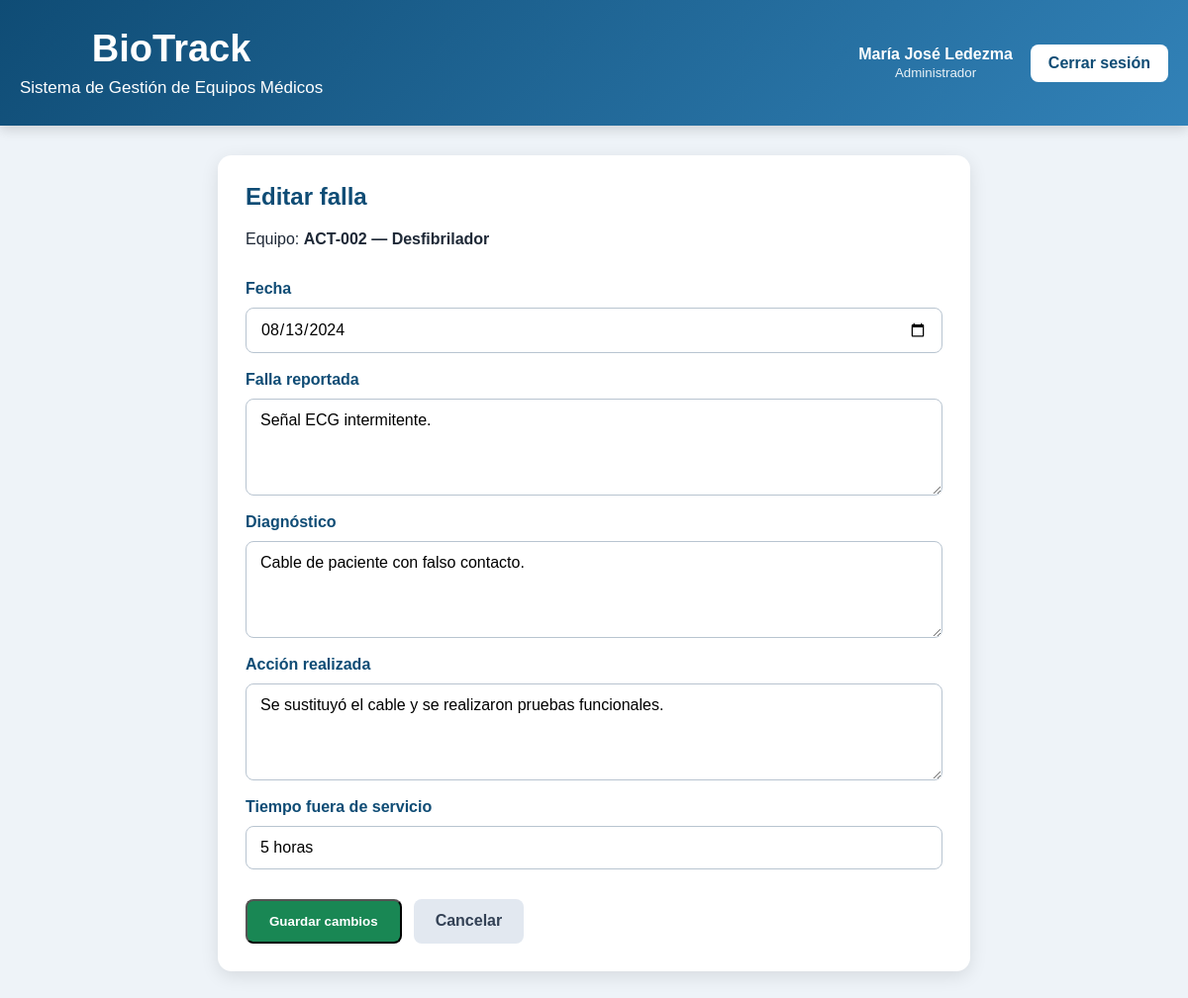
The app's page /falla/13/editar (signed in) with its own data.
### tables this page shows
CREATE TABLE fallas (
    id INTEGER PRIMARY KEY AUTOINCREMENT,
    activo TEXT NOT NULL,
    fecha TEXT,
    falla_reportada TEXT,
    diagnostico TEXT,
    accion_realizada TEXT,
    tiempo_fuera_servicio TEXT,
    FOREIGN KEY (activo) REFERENCES equipos(activo)
);

CREATE TABLE equipos (
    activo TEXT PRIMARY KEY,
    codigo_qr TEXT UNIQUE,
    nombre TEXT NOT NULL,
    tipo_equipo TEXT,
    marca TEXT,
    modelo TEXT,
    serie TEXT,
    fabricante TEXT,
    pais_fabricacion TEXT,
    anio_fabricacion INTEGER,
    fecha_compra TEXT,
    fecha_ingreso TEXT,
    ubicacion TEXT,
    servicio TEXT,
    responsable TEXT,
    estado TEXT,
    criticidad TEXT,
    vida_util_estimada TEXT,
    observaciones TEXT
);

### app.py (the view, shortened to what this page needs)
@app.route(
    "/falla/<int:falla_id>/editar",
    methods=["GET", "POST"],
)
@roles_requeridos("administrador")
def editar_falla(falla_id):
    conexion = obtener_conexion()
    cursor = conexion.cursor()
    try:
        cursor.execute(
            """
            SELECT *
            FROM fallas
            WHERE id = ?
            """,
            (falla_id,),
        )
        falla = cursor.fetchone()
        if falla is None:
            return redirect(url_for("inicio"))
        cursor.execute(
            """
            SELECT activo, nombre
            FROM equipos
            WHERE activo = ?
            """,
            (falla["activo"],),
        )
        equipo = cursor.fetchone()
        mensaje = None
        return render_template(
            "editar_falla.html",
            falla=falla,
            equipo=equipo,
            mensaje=mensaje,
            usuario_actual=obtener_usuario_actual(),
        )
    except sqlite3.Error as error:
        conexion.rollback()
        print(f"Error al editar falla: {error}")
        return redirect(url_for("inicio"))
    finally:
        conexion.close()

### app.py (called while the page is built, shortened)
def obtener_conexion():
    conexion = sqlite3.connect(RUTA_BASE_DATOS)
    conexion.row_factory = sqlite3.Row
    conexion.execute("PRAGMA foreign_keys = ON")
    return conexion

def obtener_usuario_actual():
    if "usuario_id" not in session:
        return None
    return {
        "id": session.get("usuario_id"),
        "nombre": session.get("nombre"),
        "nombre_usuario": session.get("nombre_usuario"),
        "rol": session.get("rol"),
    }

def roles_requeridos(*roles_permitidos):
    def decorador(funcion):
        @wraps(funcion)
        def envoltura(*args, **kwargs):
            if "usuario_id" not in session:
                return redirect(url_for("login"))
            return funcion(*args, **kwargs)
        return envoltura
    return decorador

### templates/editar_falla.html (shortened to what this page needs)
<!DOCTYPE html>
<html lang="es">
<head>
    <link
        rel="stylesheet"
        href="{{ url_for('static', filename='style.css') }}"
    >
</head>
<body>
    <header class="encabezado-principal">
        <div class="header-top">
            <div>
                <h1>BioTrack</h1>
                <p>Sistema de Gestión de Equipos Médicos</p>
            </div>
            <div class="usuario-panel">
                <span>
                    {{ usuario_actual.nombre }}
                    <br>
                    <small>{{ usuario_actual.rol|capitalize }}</small>
                </span>
                <a
                    href="{{ url_for('cerrar_sesion') }}"
                    class="logout-button"
                >
                    Cerrar sesión
                </a>
            </div>
        </div>
    </header>
    <main class="container">
        <section class="formulario-card">
            <h2>Editar falla</h2>
            <p>
                Equipo:
                <strong>{{ falla.activo }} — {{ equipo.nombre }}</strong>
            </p>
            <form method="POST" class="formulario-registro">
                <label for="fecha">Fecha</label>
                <input
                    type="date"
                    id="fecha"
                    name="fecha"
                    value="{{ falla.fecha or '' }}"
                    required
                >
                <label for="falla_reportada">Falla reportada</label>
                <textarea
                    id="falla_reportada"
                    name="falla_reportada"
                    rows="4"
                    required
                >{{ falla.falla_reportada or '' }}</textarea>
                <label for="diagnostico">Diagnóstico</label>
                <textarea
                    id="diagnostico"
                    name="diagnostico"
                    rows="4"
                    required
                >{{ falla.diagnostico or '' }}</textarea>
                <label for="accion_realizada">Acción realizada</label>
                <textarea
                    id="accion_realizada"
                    name="accion_realizada"
                    rows="4"
                    required
                >{{ falla.accion_realizada or '' }}</textarea>
                <label for="tiempo_fuera_servicio">
                    Tiempo fuera de servicio
                </label>
                <input
                    type="text"
                    id="tiempo_fuera_servicio"
                    name="tiempo_fuera_servicio"
                    value="{{ falla.tiempo_fuera_servicio or '' }}"
                    required
                >
                <div class="formulario-acciones">
                    <button type="submit" class="manual-button">
                        Guardar cambios
                    </button>
                    <a
                        href="{{ url_for(
                            'ver_equipo',
                            activo=falla.activo
                        ) }}"
                        class="boton-secundario"
                    >
                        Cancelar
                    </a>
                </div>
            </form>
        </section>
    </main>
</body>
</html>

### static/style.css (style rules this page uses)
* { box-sizing: border-box; }
body { margin: 0; font-family: Arial, Helvetica, sans-serif; background: #eef3f8; color: #1f2937; }
.encabezado-principal { background: linear-gradient(135deg, #0f4c75, #3282b8); color: white; text-align: center; padding: 28px 20px; box-shadow: 0 4px 12px rgba(0, 0, 0, 0.15); }
.encabezado-principal h1 { margin: 0; font-size: 38px; }
.encabezado-principal p { margin: 8px 0 0; font-size: 17px; }
.container { width: 92%; max-width: 1400px; margin: 30px auto; }
.manual-button { display: inline-block; background: #198754; color: white; text-decoration: none; padding: 13px 22px; border-radius: 8px; font-weight: bold; }
button, a { -webkit-tap-highlight-color: transparent; }
.header-top { display:flex; justify-content:space-between; align-items:center; flex-wrap:wrap; gap:20px; }
.usuario-panel { display:flex; align-items:center; gap:18px; color:white; font-weight:bold; }
.usuario-panel small { font-weight:normal; opacity:.9; }
.logout-button { text-decoration:none; background:white; color:#0f4c75; padding:10px 18px; border-radius:8px; font-weight:bold; transition:.25s; }
.formulario-card { max-width: 760px; margin: 0 auto; padding: 28px; background: white; border-radius: 14px; box-shadow: 0 5px 18px rgba(0, 0, 0, 0.10); }
.formulario-card h2 { margin-top: 0; color: #0f4c75; }
.formulario-registro { display: flex; flex-direction: column; gap: 10px; margin-top: 24px; }
.formulario-registro label { margin-top: 8px; color: #0f4c75; font-weight: bold; }
.formulario-registro input, .formulario-registro select, .formulario-registro textarea { width: 100%; padding: 12px 14px; border: 1px solid #b8c4d0; border-radius: 8px; font: inherit; }
.formulario-registro textarea { resize: vertical; }
.formulario-acciones { display: flex; gap: 12px; flex-wrap: wrap; margin-top: 20px; }
.boton-secundario { display: inline-block; padding: 13px 22px; border-radius: 8px; background: #e2e8f0; color: #334155; text-decoration: none; font-weight: bold; }

### records on screen
fallas: activo "ACT-002", fecha "08/13/2024", falla_reportada "Señal ECG intermitente.", diagnostico "Cable de paciente con falso contacto.", accion_realizada "Se sustituyó el cable y se realizaron pruebas funcionales.", tiempo_fuera_servicio "5 horas"
equipos: nombre "Desfibrilador"

### other values on screen
{{ usuario_actual.nombre }} "María José Ledezma"
{{ usuario_actual.rol|capitalize }} "Administrador"
